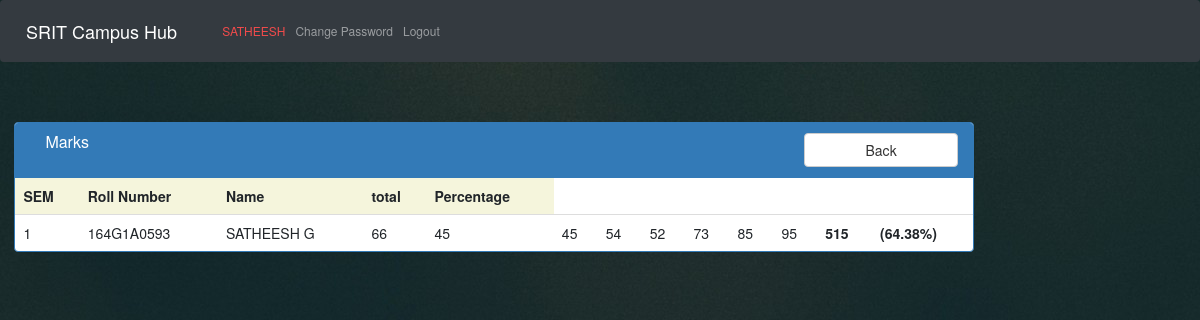
The app's page /marks (signed in) with its own data.
### database.py (models this page shows)
class Marks(Base):
    __tablename__ = 'marks'
    id = Column(Integer, primary_key=True)
    student_id = Column(String(30),ForeignKey('student_profile.sid'))
    name = Column(String(30))
    student_profile = relationship("Student_Profile", foreign_keys=[student_id])
    sub1 = Column(Integer)
    sub2 = Column(Integer)
    sub3 = Column(Integer)
    sub4 = Column(Integer)
    sub5 = Column(Integer)
    sub6 = Column(Integer)
    sub7 = Column(Integer)
    sub8 = Column(Integer)
    sub9 = Column(Integer)
    sub10 = Column(Integer)
    total = Column(Integer)
    average = Column(Integer)
    dept_id = Column(Integer, ForeignKey('departments.did'))
    departments = relationship("Departments", foreign_keys=[dept_id])
    year = Column(Integer)
    faculty_id = Column(String, ForeignKey('faculty.id'))
    councelor_id = Column(String, ForeignKey('faculty.id'))
    faculty = relationship("Faculty", foreign_keys=[faculty_id])
    councelor = relationship("Faculty", foreign_keys=[councelor_id])
    sem = Column(Integer)

### app.py (the view)
@app.route("/marks")
def marks():
    user_id = session['user']
    result = db.query(Marks).filter_by(student_id=user_id).all()
    return render_template("marks.html",results=result)

### app.py (called while the page is built)
def disable_bound_value_tracking(dbapi_con, con_record):
    dbapi_con.execute('PRAGMA track_bound_values = OFF')

### templates/marks.html (shortened to what this page needs)
{% include "nav.html" %}
<html>
    <head>
  <link rel="stylesheet" href="https://maxcdn.bootstrapcdn.com/bootstrap/3.4.1/css/bootstrap.min.css">
    </head>
<body style="background-image:url('/static/bg2.png');">
  <div class = "panel panel-primary" style="width: 80%;margin-top: 5%;margin-left: 1.2%;">
    <div class = "panel-heading col-md-12">
       <h3 class = "panel-title col-md-6">Marks</h3>
       <span class="col-md-4"></span>
       <a class="btn btn-default col-md-2" href="{{ url_for('dashboard') }}">Back</a>
    </div>
    <table class = "table">
       <tr style="background-color: beige;">
          <th>SEM</th>
          <th>Roll Number</th>
          <th>Name</th>
          <th>total</th>
          <th>Percentage</th>
       </tr>
       {% for res in results%}
       <tr>
            <td>1</td>
            <td>{{res.student_id}}</td>
            <td>{{res.name}}</td>
            <td>{{res.sub1}}</td>
            <td>{{res.sub2}}</td>
            <td>{{res.sub3}}</td>
            <td>{{res.sub4}}</td>
            <td>{{res.sub5}}</td>
            <td>{{res.sub6}}</td>
            <td>{{res.sub7}}</td>
            <td>{{res.sub8}}</td>
            <th>{{res.total}}</th>
            <th>({{'%0.2f' % res.average}}%)</th>
       </tr>
       {% endfor %}
    </table>
 </div>
</body>
    </html>

### records on screen
Marks: student_id "164G1A0593", name "SATHEESH G", sub1 "66", sub2 "45", sub3 "45", sub4 "54", sub5 "52", sub6 "73", sub7 "85", sub8 "95", total "515", average "64.38"

### other values on screen
{{ session['namet'] }} "SATHEESH"
